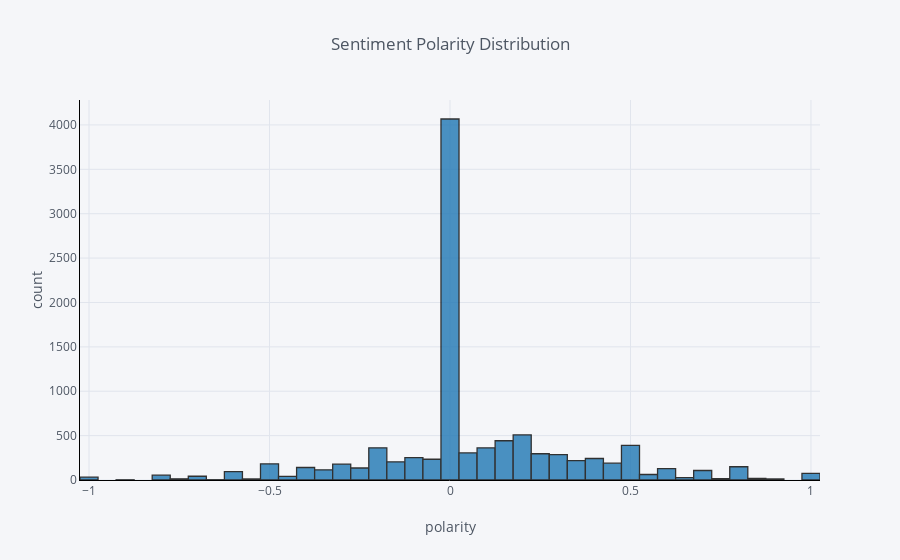

The cell this chart's notebook holds for it:
### Code cell
# Print visualisations from cufflinks library offline
cf.go_offline()


# Plot an interactive distribution plot of sentiment scores in plotly
tweets_df['sentiments'].iplot(
    kind='hist',
    bins=50,
    xTitle='polarity',
    theme = 'pearl',
    colorscale = 'plotly',
    linecolor='black',
    yTitle='count',
    title='Sentiment Polarity Distribution')

### Figure 1 — Plotly figure (JSON) as saved in the notebook; plotly's stock layout.template omitted (floating-point values rounded to 4 significant figures; data arrays with more than 128 entries replaced by an {"elided": "..."} marker saying what was removed)
{"data": [{"histfunc": "count", "histnorm": "", "marker": {"color": "rgba(31, 119, 180, 1.0)", "line": {"color": "#000000", "width": 1.3}}, "name": "sentiments", "nbinsx": 50, "opacity": 0.8, "orientation": "v", "type": "histogram", "uid": "2f381c72-0cab-45bf-b219-5808132e6731", "x": {"elided": "9991 float values"}}], "layout": {"barmode": "overlay", "legend": {"bgcolor": "#F5F6F9", "font": {"color": "#4D5663"}}, "paper_bgcolor": "#F5F6F9", "plot_bgcolor": "#F5F6F9", "title": {"font": {"color": "#4D5663"}, "text": "Sentiment Polarity Distribution"}, "xaxis": {"gridcolor": "#E1E5ED", "linecolor": "black", "showgrid": true, "tickfont": {"color": "#4D5663"}, "title": {"font": {"color": "#4D5663"}, "text": "polarity"}, "zerolinecolor": "#E1E5ED"}, "yaxis": {"gridcolor": "#E1E5ED", "linecolor": "black", "showgrid": true, "tickfont": {"color": "#4D5663"}, "title": {"font": {"color": "#4D5663"}, "text": "count"}, "zerolinecolor": "#E1E5ED"}}}
